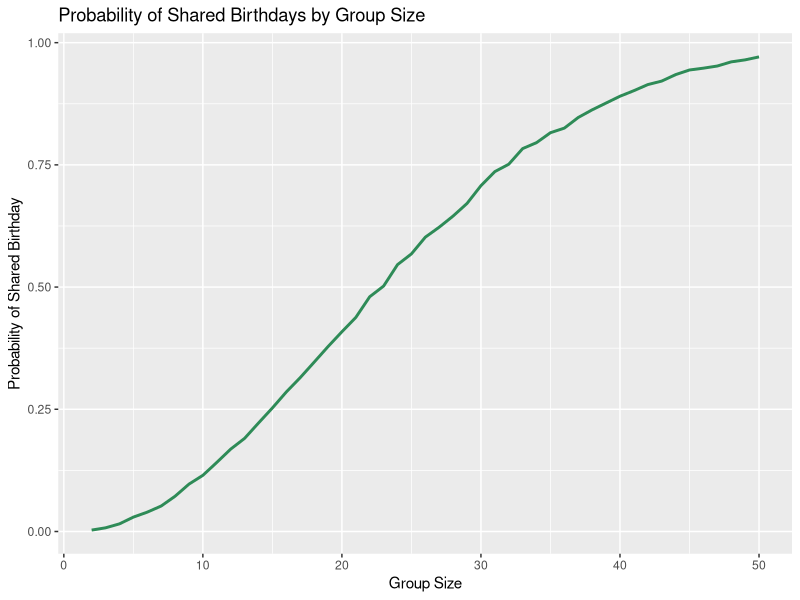

Recreate this plot in R. (Note: this script raises an error after producing the figure.)
## ---- chunk 1
library(tidyverse)
set.seed(1)
## ---- chunk 2
# Randomly sample n birthdays from 1–365. If the number of unique birthdays is less than n, then True at least two people share the same birthday; if false, unique birthdays number should = n.

birthday_sim = function(n) {

  birthdays = sample(1:365, size = n, replace = TRUE)

  n_unique = length(unique(birthdays))

  same_birthday = n_unique < n

  same_birthday
}
# Test
birthday_sim(2)

birthday_sim(10)

birthday_sim(50)

birthday_sim(365)
## ---- chunk 3
# 10,000 simulations
birthday_df =
  expand_grid(
    group_size = 2:50,
    iter = 1:10000
  )

birthday_df

birthday_results =
  birthday_df |>
  mutate(
    same_birthday = map_lgl(group_size, birthday_sim)
  )

birthday_results

# Probability
birthday_stat =
  birthday_results |>
  group_by(group_size) |>
  summarize(
    probability = mean(same_birthday)
  )

birthday_stat |>
  ggplot(aes(x = group_size, y = probability)) +
  geom_line(color = "seagreen", linewidth = 1) +
  labs(
    title = "Probability of Shared Birthdays by Group Size",
    x = "Group Size",
    y = "Probability of Shared Birthday"
  )
## ---- chunk 4
# List files
participant =
  tibble(files = list.files("data/data/"))

participant =
  participant |>
  mutate(
    path = str_c("data/data/", files))

participant

# Read files and save as new variable
participant =
  participant |>
  mutate(data = map(path, read_csv)
  )

participant
## ---- chunk 5
# Tidy-up: Unnest → Extract group → Reshape weekly data (wide to long) → Finalize
participant_tidy =
  participant |>
  unnest(data)

participant_tidy =
  participant_tidy |>
  mutate(
    group = str_sub(files, 1, 3),
    subj = str_sub(files, 1, 6))

participant_tidy =
  participant_tidy |>
  mutate(
    group = str_sub(files, 1, 3))

participant_tidy =
  participant_tidy |>
  pivot_longer(
    week_1:week_8,
    names_to = "week",
    values_to = "outcome",
    names_prefix = "week_"
  )

participant_tidy =
  participant_tidy |>
  select(
    group,
    subj = files,
    week,
    outcome)

participant_tidy

# Subject ID revision
participant_tidy =
  participant_tidy |>
  mutate(
    subj = str_replace(subj, ".csv", ""))

participant_tidy
## ---- chunk 6
# Plot
participant_tidy |>
  ggplot(aes(x = week, y = outcome,
             group = subj, color = group)) +
  geom_point() +
  geom_path() +
  facet_grid(~group) +
  labs(
    title = "Longitudinal Outcomes by Study Group",
    x = "Week",
    y = "Outcome")

# No noticeable difference in the plot whether week treated as character or numeric, but technically it should be numerical to represents time
participant_tidy =
  participant_tidy |>
  mutate(
    week = as.numeric(week)
  )

participant_tidy |>
  ggplot(aes(x = week, y = outcome,
             group = subj, color = group)) +
  geom_point() +
  geom_path() +
  facet_grid(~group) +
  labs(
    title = "Longitudinal Outcomes by Study Group",
    x = "Week",
    y = "Outcome")
